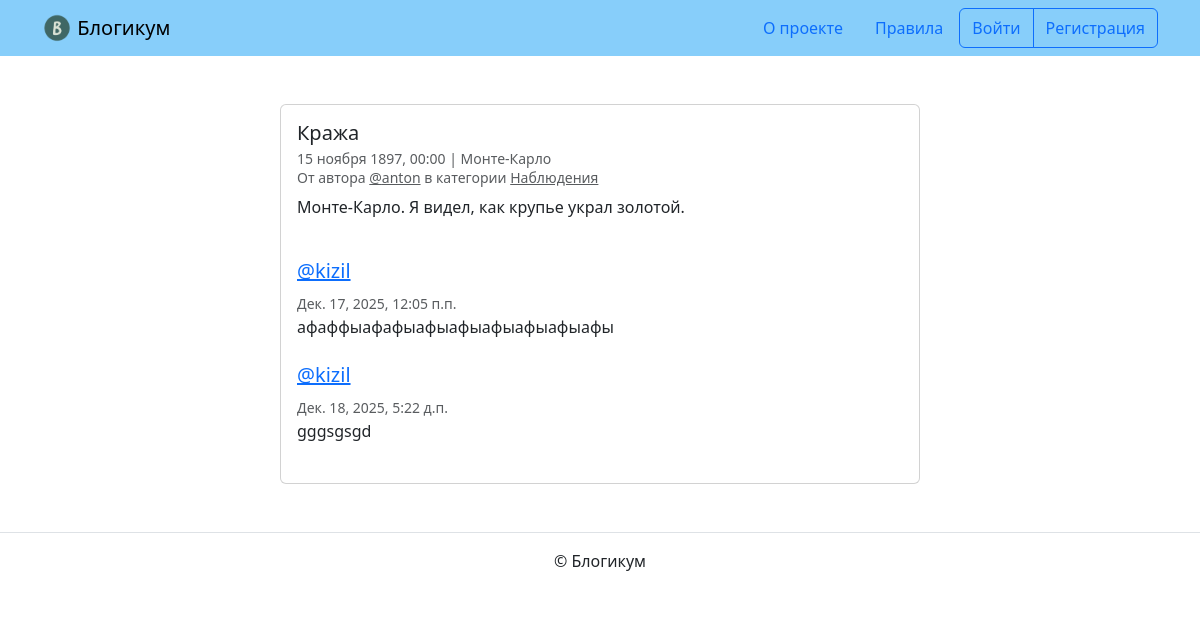
/posts/22/, run on the app's committed database.
### blog/models.py (models this page shows)
class BaseModel(models.Model):
    is_published = models.BooleanField(
        default=True,
        verbose_name="Опубликовано",
        help_text=(
            "Снимите галочку, чтобы скрыть публикацию."
        ),
    )
    created_at = models.DateTimeField(
        auto_now_add=True,
        verbose_name="Добавлено",
    )
    class Meta:
        abstract = True

class Post(BaseModel):
    title = models.CharField(
        max_length=256,
        verbose_name="Заголовок",
    )
    text = models.TextField(
        verbose_name="Текст",
    )
    pub_date = models.DateTimeField(
        verbose_name="Дата и время публикации",
        help_text=(
            "Если установить дату и время в будущем — можно делать "
            "отложенные публикации."
        ),
    )
    author = models.ForeignKey(
        User,
        on_delete=models.CASCADE,
        verbose_name="Автор публикации",
    )
    location = models.ForeignKey(
        "Location",
        on_delete=models.SET_NULL,
        blank=True,
        null=True,
        verbose_name="Местоположение",
    )
    category = models.ForeignKey(
        "Category",
        on_delete=models.SET_NULL,
        null=True,
        verbose_name="Категория",
    )
    image = models.ImageField(
        upload_to="posts/",
        blank=True,
        null=True,
        verbose_name="Изображение",
    )
    class Meta:
        verbose_name = "публикация"
        verbose_name_plural = "Публикации"

class Location(BaseModel):
    name = models.CharField(
        max_length=256,
        verbose_name="Название места",
    )
    class Meta:
        verbose_name = "местоположение"
        verbose_name_plural = "Местоположения"

class Category(BaseModel):
    title = models.CharField(
        max_length=256,
        verbose_name="Заголовок",
    )
    description = models.TextField(
        verbose_name="Описание",
    )
    slug = models.SlugField(
        max_length=100,
        unique=True,
        verbose_name="Идентификатор",
        help_text=(
            "Идентификатор страницы для URL; разрешены символы латиницы, "
            "цифры, дефис и подчёркивание."
        ),
    )
    class Meta:
        verbose_name = "категория"
        verbose_name_plural = "Категории"

class Comment(models.Model):
    post = models.ForeignKey(
        Post,
        on_delete=models.CASCADE,
        related_name='comment',
        verbose_name="Пост",
    )
    author = models.ForeignKey(
        User,
        on_delete=models.CASCADE,
        verbose_name="Автор комментария",
    )
    text = models.TextField(verbose_name="Текст комментария")
    created_at = models.DateTimeField(auto_now_add=True, verbose_name="Добавлено")
    class Meta:
        verbose_name = "комментарий"
        verbose_name_plural = "Комментарии"

### blog/views.py (the view)
# urls.py: path('posts/<int:post_id>/', views.post_detail, name='post_detail'),
def post_detail(request, post_id):
    template = "blog/detail.html"
    post = get_object_or_404(
        Post.objects.select_related('location', 'author', 'category'),
        pk=post_id
    )
    if request.user != post.author:
        if (
                not post.is_published             # Пост снят с публикации
                or not post.category.is_published # Категория скрыта
                or post.pub_date > timezone.now() # Дата публикации в будущем
        ):
            return HttpResponseNotFound()
    comments = post.comment.all().order_by('created_at')
    form = CommentForm() if request.user.is_authenticated else None
    context = {
        "post": post,
        "comments": comments,
        "form": form,
    }
    return render(request, template, context)

### templates/blog/detail.html (shortened to what this page needs)
{% extends "base.html" %}
{% block content %}
  <div class="col d-flex justify-content-center">
    <div class="card" style="width: 40rem;">
      <div class="card-body">
        <h5 class="card-title">{{ post.title }}</h5>
        <h6 class="card-subtitle mb-2 text-muted">
          <small>
            {{ post.pub_date|date:"d E Y, H:i" }} | {% if post.location and post.location.is_published %}{{ post.location.name }}{% else %}Планета Земля{% endif %}<br>
            От автора <a class="text-muted" href="{% url 'blog:profile' post.author.username %}">@{{ post.author.username }}</a> в
            категории {% include "includes/category_link.html" %}
          </small>
        </h6>
        <p class="card-text">{{ post.text|linebreaksbr }}</p>
        {% include "includes/comments.html" %}
      </div>
    </div>
  </div>
{% endblock %}

### templates/includes/category_link.html
<a class="text-muted" href="{% url 'blog:category_posts' post.category.slug %}">
  {{ post.category.title }}
</a>

### templates/includes/comments.html (shortened to what this page needs)
{% if form %}
  {% load django_bootstrap5 %}
{% endif %}
<br>
{% for comment in comments %}
  <div class="media mb-4">
    <div class="media-body">
      <h5 class="mt-0">
        <a href="{% url 'blog:profile' comment.author.username %}" name="comment_{{ comment.id }}">
          @{{ comment.author.username }}
        </a>
      </h5>
      <small class="text-muted">{{ comment.created_at }}</small>
      <br>
      {{ comment.text|linebreaksbr }}
    </div>
  </div>
{% endfor %}

### data on the page
Post: title "Кража", pub_date "15 ноября 1897, 00:00", location.name "Монте-Карло", author.username "anton", category "Наблюдения", text "Монте-Карло. Я видел, как крупье украл золотой."
Comment: author.username "kizil", created_at "Дек. 17, 2025, 12:05 п.п.", text "афаффыафафыафыафыафыафыафыафы"
Comment: author.username "kizil", created_at "Дек. 18, 2025, 5:22 д.п.", text "gggsgsgd"
